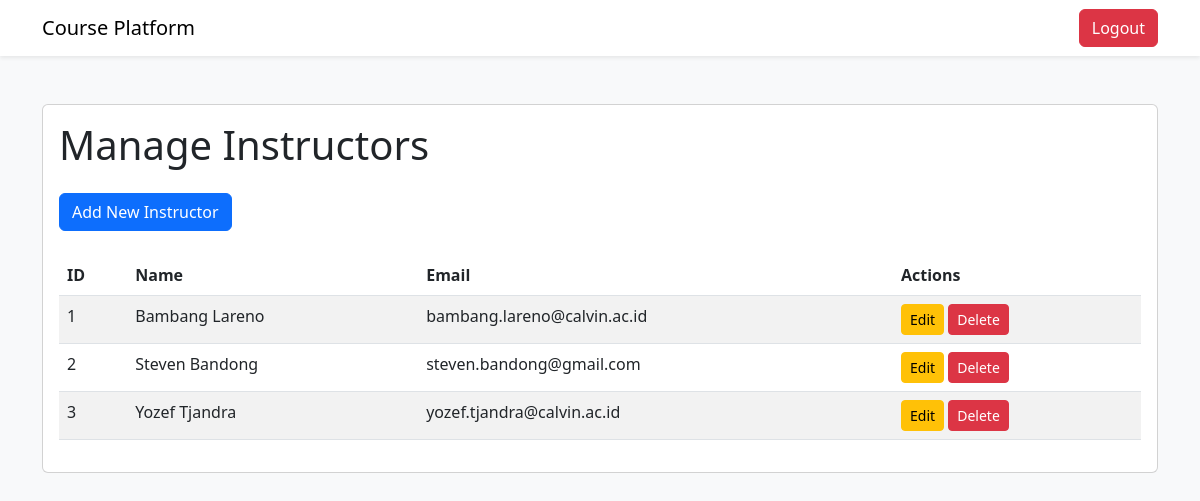
Page /admin/manage-instructors (signed in) on the earlier database version.
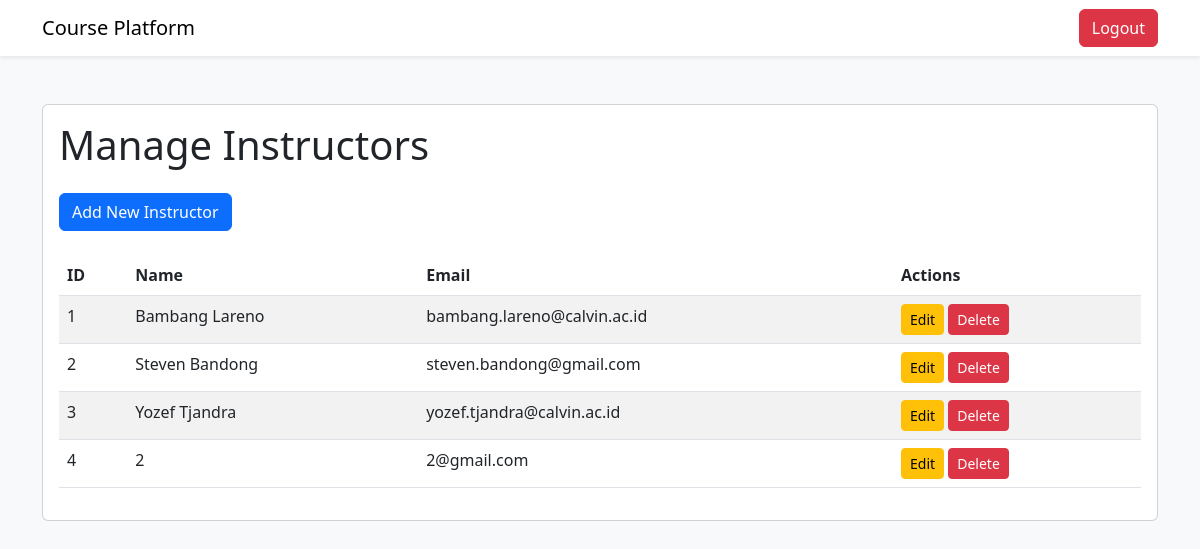
Same page on the later database version.
### tables this page shows
CREATE TABLE instruktur (
                id_instruktur INTEGER PRIMARY KEY AUTOINCREMENT,
                nama_instruktur TEXT NOT NULL,
                email TEXT NOT NULL,
                password TEXT NOT NULL
            );

### features/auth.py (the view)
    def manage_instructors(self):
        if not session.get('email') and session.get('role') != 'admin':
            return redirect('/login_admin')
        instructors = query_db('SELECT * FROM instruktur')
        return render_template('manage_instructor_page.html', instructors=instructors)

### database.py (called while the page is built)
def get_db():
    db = getattr(g, '_database', None)
    if db is None:
        db = g._database = sqlite3.connect(DATABASE)
        db.row_factory = sqlite3.Row
    return db

def query_db(query, args=(), one=False):
    cur = get_db().execute(query, args)
    rv = cur.fetchall()
    cur.close()
    get_db().commit()
    return (rv[0] if rv else None) if one else rv

### templates/manage_instructor_page.html (shortened to what this page needs)
<!DOCTYPE html>
<html lang="en">
<head>
    <link href="https://cdn.jsdelivr.net/npm/bootstrap@5.3.0/dist/css/bootstrap.min.css" rel="stylesheet">
</head>
<body class="bg-light">
    <nav class="navbar navbar-expand-lg navbar-light bg-white shadow-sm">
        <div class="container">
            <a class="navbar-brand" href="/admin">Course Platform</a>
            <div class="d-flex">
                <a href="/logout" class="btn btn-danger">Logout</a>
            </div>
        </div>
    </nav>
    <div class="container py-5">
        <div class="card">
            <div class="card-body">
                <h1 class="card-title mb-4">Manage Instructors</h1>
                <div class="mb-4">
                    <a href="/admin/add-instructor" class="btn btn-primary">Add New Instructor</a>
                </div>
                <table class="table table-striped">
                    <thead>
                        <tr>
                            <th>ID</th>
                            <th>Name</th>
                            <th>Email</th>
                            <th>Actions</th>
                        </tr>
                    </thead>
                    <tbody>
                        {% for instructor in instructors %}
                        <tr>
                            <td>{{ instructor.id_instruktur }}</td>
                            <td>{{ instructor.nama_instruktur }}</td>
                            <td>{{ instructor.email }}</td>
                            <td>
                                <a href="/admin/edit-instructor/{{ instructor.id_instruktur }}"
                                    class="btn btn-sm btn-warning">Edit</a>
                                <a href="/admin/delete-instructor/{{ instructor.id_instruktur }}"
                                    class="btn btn-sm btn-danger">Delete</a>
                            </td>
                        </tr>
                        {% endfor %}
                    </tbody>
                </table>
            </div>
        </div>
    </div>
</body>
</html>

Differences in the rows shown:
added instruktur: id_instruktur "4", nama_instruktur "2", email "2@gmail.com"
